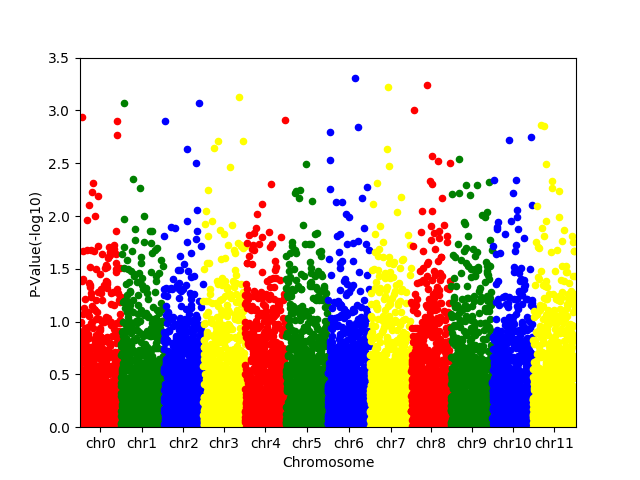

Python code for this plot:
from pandas import DataFrame
from scipy.stats import uniform
from scipy.stats import randint
import numpy as np
import matplotlib.pyplot as plt

# 生成一些随机数据用来示例
# 真正使用的时候，可以生成一个DataFrame，分两列，一列是pvalue，一列是chromosome
df = DataFrame({
    'pvalue': uniform.rvs(size=10000),
    'chromosome': ['chr%i' % i for i in randint.rvs(0, 12, size=10000)]
})

# -log_10(pvalue)
df['P-Value(-log10)'] = -np.log10(df.pvalue)

# 将染色体转换为类型变量，并且设定按找1-12排序
df.chromosome = df.chromosome.astype('category')
df.chromosome = df.chromosome.cat.set_categories(
    ['chr%i' % i for i in range(12)], ordered=True)
df = df.sort_values('chromosome')

# How to plot gene vs. -log10(pvalue) and colour it by chromosome?
df['ind'] = range(len(df))
df_grouped = df.groupby(('chromosome'))

fig = plt.figure()
ax = fig.add_subplot()
colors = ['red', 'green', 'blue', 'yellow']
x_labels = []
x_labels_pos = []

for num, (name, group) in enumerate(df_grouped):
    group.plot(kind='scatter', x='ind', y='P-Value(-log10)',
               color=colors[num % len(colors)], ax=ax)
    x_labels.append(name)
    x_labels_pos.append(
        (group['ind'].iloc[-1] - (group['ind'].iloc[-1] - group['ind'].iloc[0])/2))

ax.set_xticks(x_labels_pos)
ax.set_xticklabels(x_labels)
ax.set_xlim([0, len(df)])
ax.set_ylim([0, 3.5])
ax.set_xlabel('Chromosome')
plt.show()
# 如果要保存图片可以使用下面这行代码
# plt.savefig('manhattan.png')
